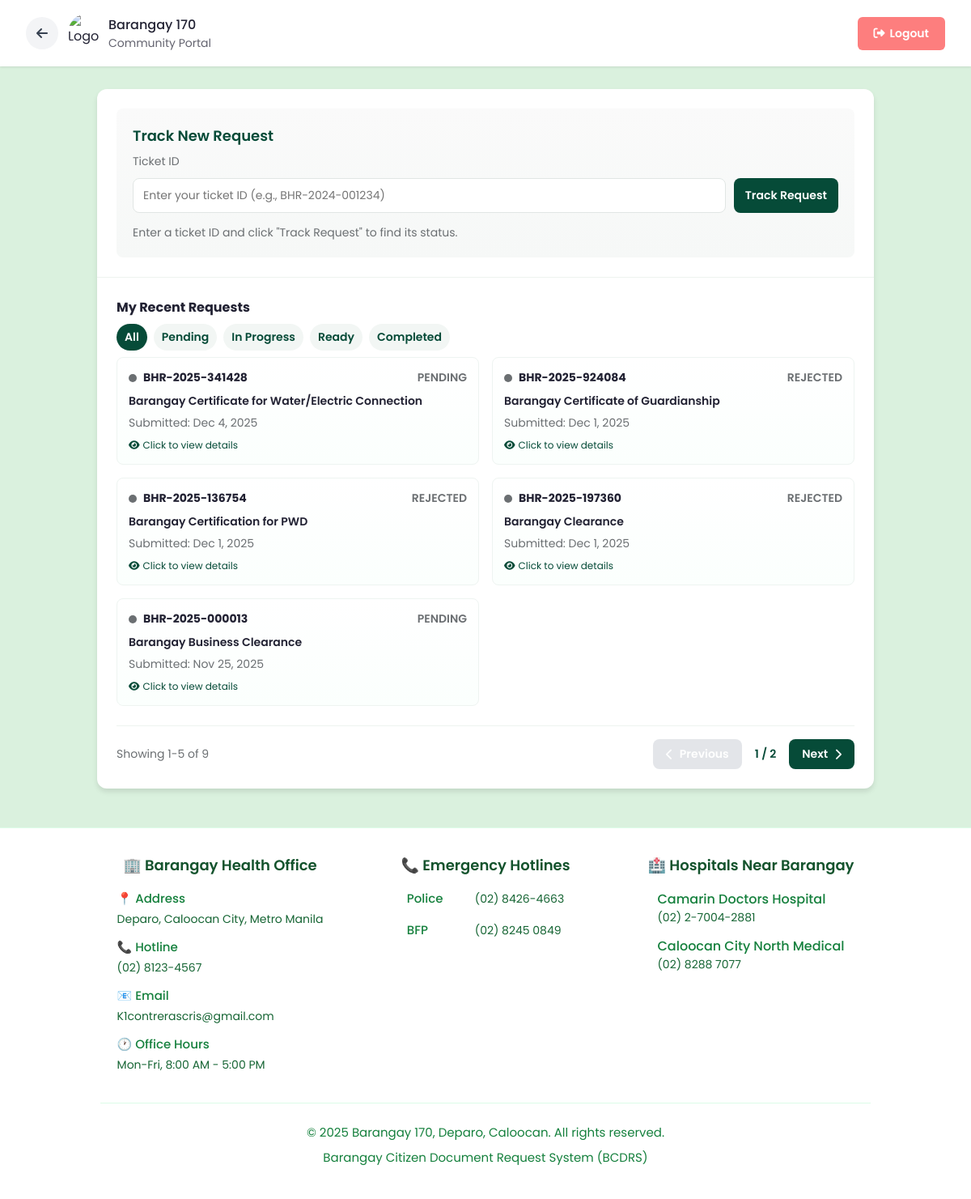
The app's page /trackreq.php (signed in) with its own data.
### tables this page shows
CREATE TABLE `requests` (
  `id` int(11) NOT NULL,
  `ticket_id` varchar(20) NOT NULL,
  `user_id` int(11) NOT NULL,
  `fullname` varchar(255) NOT NULL,
  `priority` varchar(55) NOT NULL DEFAULT '',
  `contact` varchar(15) NOT NULL,
  `requesttype` varchar(50) NOT NULL,
  `description` text NOT NULL,
  `status` enum('PENDING','UNDER REVIEW','IN PROGRESS','READY','COMPLETED','REJECTED') DEFAULT 'PENDING',
  `submitted_at` timestamp NOT NULL DEFAULT current_timestamp(),
  `updated_at` timestamp NOT NULL DEFAULT current_timestamp() ON UPDATE current_timestamp()
);

### trackreq.php (the view, shortened to what this page needs)
<?php
$servername = "localhost";
$username = "root";
$password = "";
$dbname = "users";
$conn = new mysqli($servername, $username, $password, $dbname);
$user_id = $_SESSION['user_id'];
$recent_requests = [];
$stmt = $conn->prepare("SELECT id, ticket_id, requesttype, status, submitted_at FROM requests WHERE user_id = ? ORDER BY submitted_at DESC LIMIT 20");
$stmt->bind_param("i", $user_id);
$stmt->execute();
$result = $stmt->get_result();
while ($row = $result->fetch_assoc()) {
    $recent_requests[] = $row;
}
function statusColor($status) {
    switch (strtolower($status)) {
        case 'completed': return '#1ea2a8';
        case 'in progress': return '#ff6b4a';
        default: return '#6b6f72';
    }
}
?>
<!doctype html>
<html lang="en">
<head>
  <link rel="stylesheet" href="https://cdnjs.cloudflare.com/ajax/libs/font-awesome/6.4.0/css/all.min.css" />
  <link href="design/back-button.css" rel="stylesheet">
</head>
<body>
  <header>
  <a href="homepage.php" class="header-left">
    <button
        class="back-btn"
        onclick="event.preventDefault(); window.location.href='homepage.php'"
        title="Go back"
    >
        <i class="fas fa-arrow-left"></i>
    </button>
    <img src="https://encrypted-tbn0.gstatic.com/images?q=tbn:ANd9GcRTDCuh4kIpAtR-QmjA1kTjE_8-HSd8LSt3Gw&s" alt="Logo">
    <div class="header-title">
        <div>Barangay 170</div>
        <div>Community Portal</div>
    </div>
  </a>
    <form method="POST" style="display:inline; margin: 0;">
      <button type="submit" name="logout" class="logout-btn">
        <i class="fas fa-sign-out-alt"></i>Logout
      </button>
    </form>
  </header>
  <div class="main-container">
    <div class="track-section">
      <div class="track-box">
        <h2>Track New Request</h2>
        <div class="label">Ticket ID</div>
        <form method="POST" class="search-form">
          <input
            type="text"
            name="ticket_id"
            placeholder="Enter your ticket ID (e.g., BHR-2024-001234)"
            required
          />
          <button type="submit" class="btn-track">Track Request</button>
        </form>
        <div class="info-text">
          <div class="label">Enter a ticket ID and click "Track Request" to find its status.</div>
        </div>
      </div>
    </div>
    <div class="recent-section">
      <div class="recent-header">
        <div class="recent-title">My Recent Requests</div>
        <div class="filter-tabs">
          <button class="tab active" data-filter="all">all</button>
          <button class="tab" data-filter="pending">pending</button>
          <button class="tab" data-filter="ongoing">in progress</button>
          <button class="tab" data-filter="submitted">ready</button>
          <button class="tab" data-filter="completed">completed</button>
        </div>
      </div>
      <div class="cards-grid" id="cardsContainer">
        <?php if (empty($recent_requests)): ?>
          <div class="no-requests">No requests found</div>
        <?php else: ?>
          <?php foreach ($recent_requests as $request): ?>
            <div
              class="request-card"
              data-status="<?php echo strtolower($request['status']); ?>"
              onclick="window.location.href='requestdetails.php?id=<?php echo $request['id']; ?>'"
            >
              <div class="card-header">
                <span
                  class="status-dot"
                  style="background:<?php echo statusColor($request['status']); ?>"
                ></span>
                <div class="ticket-id"><?php echo htmlspecialchars($request['ticket_id']); ?></div>
                <div
                  class="status-text"
                  style="color:<?php echo statusColor($request['status']); ?>"
                >
                  <?php echo htmlspecialchars($request['status']); ?>
                </div>
              </div>
              <div class="card-type"><?php echo htmlspecialchars($request['requesttype']); ?></div>
              <div class="card-meta">
                Submitted: <?php echo date('M j, Y', strtotime($request['submitted_at'])); ?>
              </div>
              <div class="card-view-hint">
                <i class="fas fa-eye"></i>
                <span>Click to view details</span>
              </div>
            </div>
          <?php endforeach; ?>
        <?php endif; ?>
      </div>
<div class="pagination-container" id="paginationContainer">
  <div class="pagination-info" id="paginationInfo">
  </div>
  <div class="pagination-controls">
    <button class="pagination-btn" id="prevBtn">
      <i class="fas fa-chevron-left"></i>
      Previous
    </button>
    <span class="pagination-current" id="pageNumber">1</span>
    <button class="pagination-btn" id="nextBtn">
      Next
      <i class="fas fa-chevron-right"></i>
    </button>
  </div>
</div>
    </div>
  </div>
  <footer>
    <div class="footer-container">
      <div class="footer-grid">
        <div class="footer-section">
          <h3>🏢 Barangay Health Office</h3>
          <div class="footer-content">
            <div class="footer-item">
              <div class="footer-label">📍 Address</div>
              <div class="footer-value">Deparo, Caloocan City, Metro Manila</div>
            </div>
            <div class="footer-item">
              <div class="footer-label">📞 Hotline</div>
              <div class="footer-value">(02) 8123-4567</div>
            </div>
            <div class="footer-item">
              <div class="footer-label">📧 Email</div>
              <div class="footer-value">K1contrerascris@gmail.com</div>
            </div>
            <div class="footer-item">
              <div class="footer-label">🕐 Office Hours</div>
              <div class="footer-value">Mon-Fri, 8:00 AM - 5:00 PM</div>
            </div>
          </div>
        </div>
        <div class="footer-section">
          <h3>📞 Emergency Hotlines</h3>
          <div class="footer-content">
            <div class="footer-item">
              <span class="footer-label" style="min-width: 80px; display: inline-block;">Police</span>
              <span class="footer-value">(02) 8426-4663</span>
            </div>
            <div class="footer-item">
              <span class="footer-label" style="min-width: 80px; display: inline-block;">BFP</span>
              <span class="footer-value">(02) 8245 0849</span>
            </div>
          </div>
        </div>
        <div class="footer-section">
          <h3>🏥 Hospitals Near Barangay</h3>
          <div class="footer-content">
            <div class="footer-hospital">
              <div class="footer-hospital-name">Camarin Doctors Hospital</div>
              <div class="footer-hospital-phone">(02) 2-7004-2881</div>
            </div>
            <div class="footer-hospital">
              <div class="footer-hospital-name">Caloocan City North Medical</div>
              <div class="footer-hospital-phone">(02) 8288 7077</div>
            </div>
          </div>
        </div>
      </div>
      <div class="footer-copyright">
        <p>© 2025 Barangay 170, Deparo, Caloocan. All rights reserved.</p>
        <p>Barangay Citizen Document Request System (BCDRS)</p>
      </div>
    </div>
  </footer>
</body>
</html>

### design/back-button.css (style rules this page uses)
header { position: relative; }
.back-btn { width: 40px; height: 40px; border-radius: 50%; background: #f3f4f6; border: none; cursor: pointer; display: flex; align-items: center; justify-content: center; transition: background 0.15s ease, transform 0.12s ease; margin-right: 12px; }
.back-btn i { color: #374151; font-size: 16px; }
.header-left { display: flex; align-items: center; gap: 0; }

### records on screen
requests: ticket "BHR-2025-341428", status "PENDING", requesttype "Barangay Certificate for Water/Electric Connection", submitted_at "Dec 4, 2025"
requests: ticket "BHR-2025-924084", status "REJECTED", requesttype "Barangay Certificate of Guardianship", submitted_at "Dec 1, 2025"
requests: ticket "BHR-2025-136754", status "REJECTED", requesttype "Barangay Certification for PWD", submitted_at "Dec 1, 2025"
requests: ticket "BHR-2025-197360", status "REJECTED", requesttype "Barangay Clearance", submitted_at "Dec 1, 2025"
requests: ticket "BHR-2025-000013", status "PENDING", requesttype "Barangay Business Clearance", submitted_at "Nov 25, 2025"
